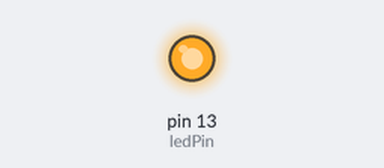
Recording of a sketch running on a simulated Arduino Uno, built with avr-gcc and run on an emulated ATmega328P. Shown: output pins drawn as LEDs (lit = HIGH).

Above: at 1.5 s.
At 4.5 s:
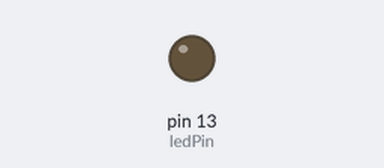
Timing chart, 0 to 7.8 s (numbered marks = the images above):
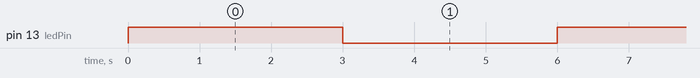

The sketch:

helloWorld.ino
```cpp
// hello world, write to the led pin

// the pin to control, typically this pin has an LED attached
int ledPin = 13;

void setup() {
  // make the pin act as Output, as we will write a value to it
  pinMode(13, OUTPUT);
}

void loop() {
  // write the value HIGH to the ledPin. switches the LED on
  digitalWrite(ledPin, HIGH);
  // pause for 1 second
  delay(3000);

  // write the value LOW, which turns the LED off
  digitalWrite(ledPin, LOW);
  // pause for 1 second
  delay(3000);
}
```

Measured:
- by itself, pin 13 (ledPin): alternates HIGH for 3.0 s and LOW for 3.0 s
